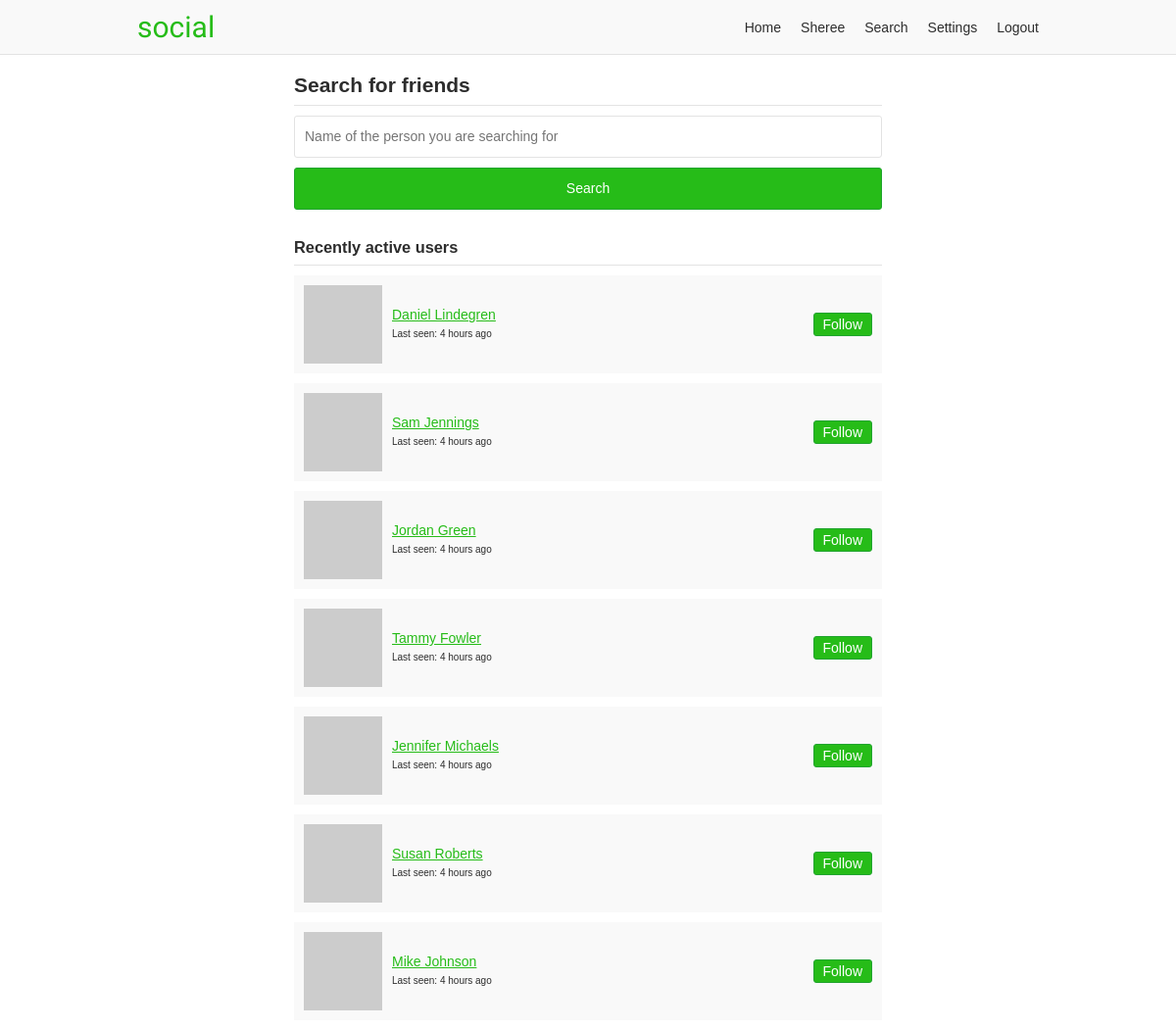
Page /search (signed in) on the earlier database version.
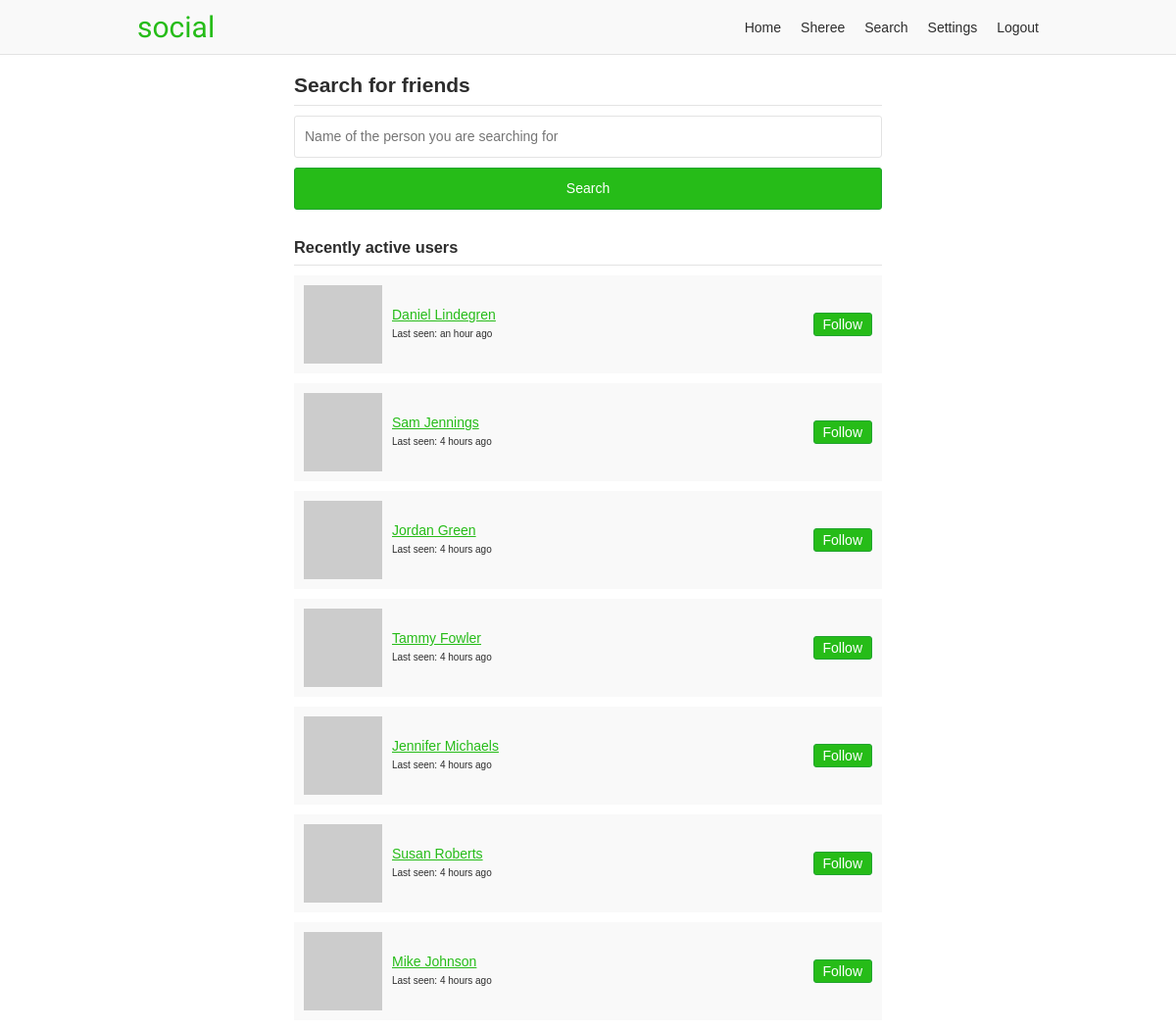
Same page on the later database version.
### app/users/models/user.py (models this page shows, shortened)
class User(UserMixin, db.Model, BaseModel):
    username = db.Column(db.String(35), nullable=False, unique=True)
    email = db.Column(db.String(255), nullable=False, unique=True)
    password = db.Column(db.String(128), nullable=False)
    first_name = db.Column(db.String(35), nullable=False)
    last_name = db.Column(db.String(35), nullable=False)
    about_me = db.Column(db.Text)
    last_seen = db.Column(db.DateTime, default=datetime.utcnow)
    posts_per_page = db.Column(db.Integer, default=10, nullable=False)
    full_name = column_property(first_name + " " + last_name)
    followed = db.relationship(
        'User',
        secondary=followers,
        primaryjoin='followers.c.follower_id == User.id',
        secondaryjoin='followers.c.followed_id == User.id',
        backref=db.backref('followers', lazy='dynamic'),
        lazy='dynamic')
    post_author = db.relationship(
        'Post',
        foreign_keys='Post.author_id',
        backref='author', lazy='dynamic')
    post_recipient = db.relationship(
        'Post',
        foreign_keys='Post.recipient_id',
        backref='recipient', lazy='dynamic')
    def is_following(self, user):
        return self.followed.filter(
            followers.c.followed_id == user.id).count() > 0
    def avatar(self, size):
        digest = md5(self.email.lower().encode('utf-8')).hexdigest()
        return 'https://www.gravatar.com/avatar/{}?d=monsterid&s={}'.format(
            digest, size)

### app/users/views.py (the view)
@users.route('/search', methods=['GET', 'POST'])
@login_required
def search():
    form = SearchForm()
    recent_users = User.query.filter(
        User.active == True, # noqa
        User.id != current_user.id).order_by(
            User.last_seen.desc()).limit(10)
    searchable = '%{}%'.format(request.args.get('search'))
    page = request.args.get('page', 1, type=int)
    search_result = User.query.filter(or_(
        User.first_name.like(searchable),
        User.last_name.like(searchable),
        User.username.like(searchable),
        User.email.like(searchable)
    ))
    search_result_count = search_result.count()
    search_result = search_result.paginate(
        page, current_user.posts_per_page, False)
    return render_template(
        'users/search.html', form=form, search_result=search_result,
        recent_users=recent_users, search_result_count=search_result_count)

### app/users/forms.py
class SearchForm(FlaskForm):
    search = StringField('Search', validators=[DataRequired()])
    submit = SubmitField('Search')

### app/models.py (called while the page is built)
    def commit(self):
        try:
            db.session.add(self)
            db.session.commit()
            return self
        except Exception as E:
            db.session.rollback()
            raise E

### app/users/models/user.py (called while the page is built)
@login.user_loader
def load_user(id):
    return User.query.get(int(id))

### app/users/views.py (called while the page is built)
@users.before_request
def before_request():
    if current_user.is_authenticated:
        if not current_user.active:
            return redirect(url_for('static_views.logout'))
        current_user.last_seen = datetime.utcnow()
        current_user.commit()

### app/templates/users/search.html (shortened to what this page needs)
{% extends "/base.html" %}
{% from "/_macros.html" import render_search_pagination %}
{% block content %}
<div class="search-container">
  <h2 class="page-sub-title">Search for friends</h2>
  <form class="search-form" method="get" novalidate>
    {% if request.args.get('search') %}
    {{ form.search(value=request.args.get('search')) }}
    {% else %}
    {{ form.search(placeholder="Name of the person you are searching for") }}
    {% endif %}
    {{ form.submit }}
  </form>
  {% if request.args.get('search') %}
    <h3 class="page-sub-title">
      Displaying {{ search_result_count }} results for: {{ request.args.get('search') }}
    </h3>
    {% if search_result.items %}
    <ul class="list-users">
      {% for list_user in search_result.items %}
      {% include "/users/_list-user.html" %}
      {% endfor %}
    </ul>
    {% else %}
    <p class="card">Sorry, no results were found.</p>
    {% endif %}
  {% else %}
    <h3 class="page-sub-title">Recently active users</h3>
    {% if recent_users %}
    <ul class="list-users">
      {% for list_user in recent_users %}
      {% include "/users/_list-user.html" %}
      {% endfor %}
    </ul>
    {% else %}
    <p class="card">Sorry, nothing to display.</p>
    {% endif %}
  {% endif %}
</div>
{% endblock %}

### app/templates/users/_list-user.html
<li>
  <img src="{{ list_user.avatar(40) }}">
  <div class="list-user-info">
    <a href="{{ url_for('users.profile', username=list_user.username) }}">
      {{ list_user.full_name }}
    </a>
    <p class="last-seen">
      Last seen: {{ moment(list_user.last_seen).fromNow() }}
    </p>
  </div>
  {% if current_user != list_user %}
    {% if current_user.is_following(list_user) %}
    <a class="button" href="{{ url_for('users.user_action', username=list_user.username, action='unfollow') }}">
      Unfollow
    </a>
    {% else %}
    <a class="button" href="{{ url_for('users.user_action', username=list_user.username, action='follow') }}">
      Follow
    </a>
    {% endif %}
  {% endif %}
</li>

Differences in the rows shown:
changed User: last_seen "4 hours ago" → "an hour ago"
